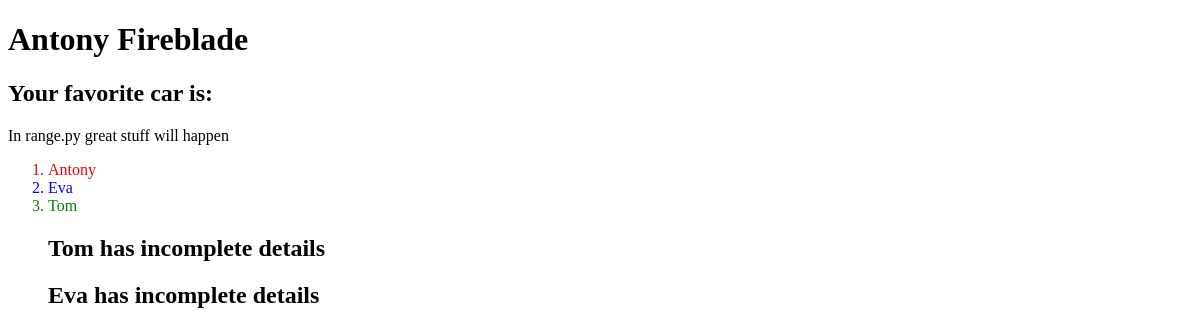
Page /testing/ on the earlier database version.
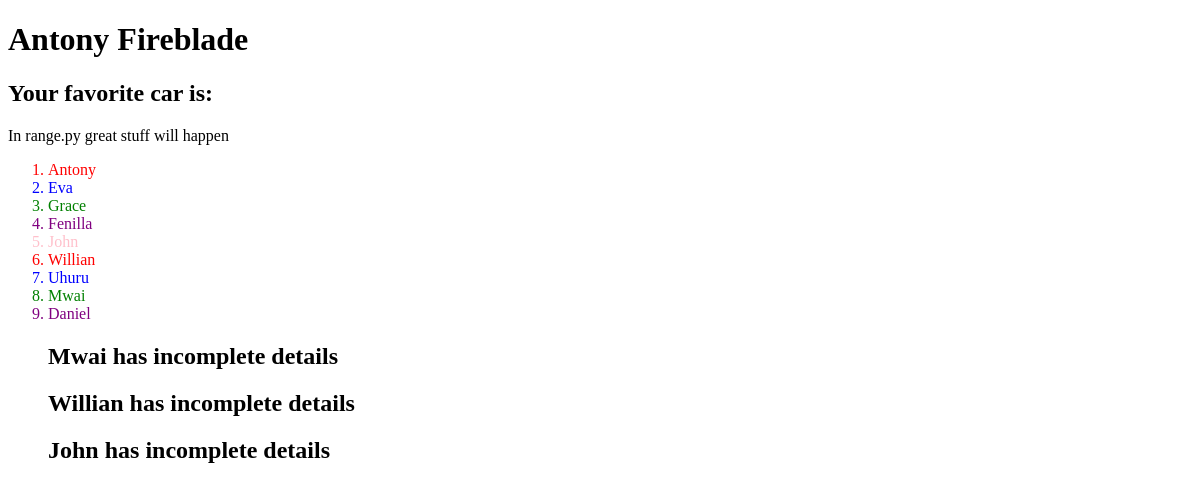
Same page on the later database version.
### patrons/models.py (models this page shows)
class Patron(models.Model):
    fname = models.CharField(max_length=255)
    mname = models.CharField(max_length=255)
    lname = models.CharField(max_length=255)
    mobile = models.IntegerField(blank=True, null=True)
    start_date = models.DateField(blank=True, null=True)

### patrons/views.py (the view)
# urls.py: path('testing/', views.testing, name='testing'),
def testing(request):
    mypatrons = Patron.objects.all().values()
    template = loader.get_template('template.html')
    context = {
            'mypatrons': mypatrons,
            }
    return HttpResponse(template.render(context, request))

### patrons/templates/template.html (shortened to what this page needs)
<!DOCTYPE html>
<html>
	<body>
		{% with usernickname="Antony Fireblade" %}
		<h1>{{ usernickname }}</h1>
		{% endwith %}
		<h2> Your favorite car is: {{favorite_car}}</h2>
		<p>In range.py great stuff will happen</p>
		<ol>
			{% for patroniser in mypatrons %}
			<li style='color:{% cycle 'red' 'blue' 'green' 'purple' 'pink' %}'> {{ patroniser.fname }} </li>
			{% endfor %}
		</ol>
		<ol>
			{% for patroniser in mypatrons reversed %}
			{% if patroniser.mobile == NULL and patroniser.start_date == NULL %}								<h2> {{ patroniser.fname }} has incomplete details </h2>
			{% endif %}
			{% endfor %}
		</ol>
	</body>
</html

Differences in the rows shown:
no longer on one of the page's lists (row edited): Patron: fname "Eva"
removed Patron: fname "Tom"
added Patron: fname "Grace", shown under "Your favorite car is:"
added Patron: fname "Fenilla", shown under "Your favorite car is:"
added Patron: fname "John"
added Patron: fname "Willian"
added Patron: fname "Uhuru", shown under "Your favorite car is:"
added Patron: fname "Mwai"
added Patron: fname "Daniel", shown under "Your favorite car is:"
